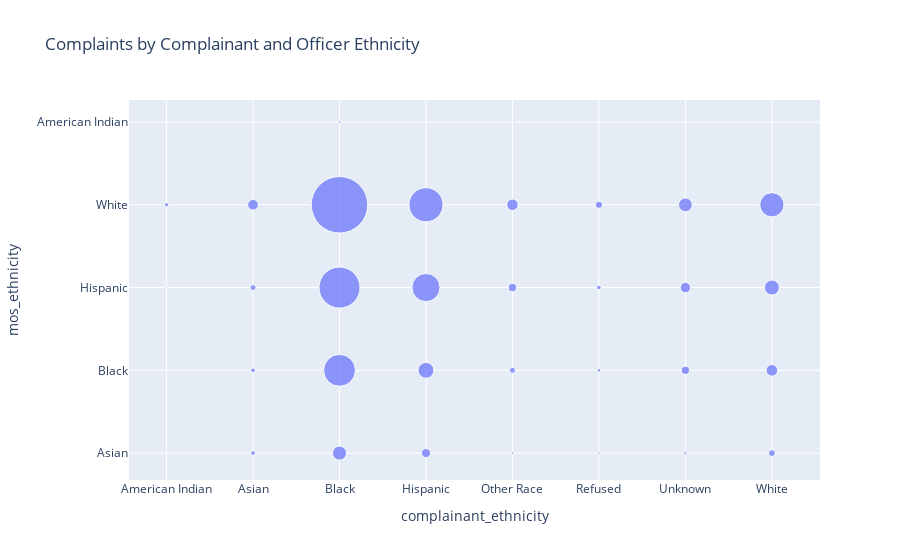

Notebook code for this chart:
### Code cell
# Step 1: Flatten the DataFrame
race_allegations_flat = race_allegations.reset_index()

# Step 2: Plot it
races = px.scatter(
    race_allegations_flat,
    x='complainant_ethnicity',
    y='mos_ethnicity',
    size='unique_mos_id',
    size_max=40,  # Increase bubble size (default is 20)
    title="Complaints by Complainant and Officer Ethnicity"
)
races.show()

### Figure 1 — Plotly figure (JSON) as saved in the notebook; plotly's stock layout.template omitted (floating-point values rounded to 4 significant figures)
{"data": [{"hovertemplate": "complainant_ethnicity=%{x}<br>mos_ethnicity=%{y}<br>unique_mos_id=%{marker.size}<extra></extra>", "legendgroup": "", "marker": {"color": "#636efa", "size": [2, 4, 8, 50, 61, 58, 96, 317, 18, 558, 2846, 4722, 8970, 2, 236, 709, 2215, 3262, 6, 19, 98, 187, 367, 18, 38, 58, 145, 2, 27, 181, 302, 529, 2, 129, 380, 625, 1647], "sizemode": "area", "sizeref": 5.606, "symbol": "circle"}, "mode": "markers", "name": "", "orientation": "v", "showlegend": false, "type": "scatter", "x": ["American Indian", "American Indian", "American Indian", "American Indian", "Asian", "Asian", "Asian", "Asian", "Black", "Black", "Black", "Black", "Black", "Hispanic", "Hispanic", "Hispanic", "Hispanic", "Hispanic", "Other Race", "Other Race", "Other Race", "Other Race", "Other Race", "Refused", "Refused", "Refused", "Refused", "Unknown", "Unknown", "Unknown", "Unknown", "Unknown", "White", "White", "White", "White", "White"], "xaxis": "x", "y": ["Asian", "Black", "Hispanic", "White", "Asian", "Black", "Hispanic", "White", "American Indian", "Asian", "Black", "Hispanic", "White", "American Indian", "Asian", "Black", "Hispanic", "White", "American Indian", "Asian", "Black", "Hispanic", "White", "Asian", "Black", "Hispanic", "White", "American Indian", "Asian", "Black", "Hispanic", "White", "American Indian", "Asian", "Black", "Hispanic", "White"], "yaxis": "y"}], "layout": {"legend": {"itemsizing": "constant", "tracegroupgap": 0}, "title": {"text": "Complaints by Complainant and Officer Ethnicity"}, "xaxis": {"anchor": "y", "domain": [0, 1], "title": {"text": "complainant_ethnicity"}}, "yaxis": {"anchor": "x", "domain": [0, 1], "title": {"text": "mos_ethnicity"}}}}
